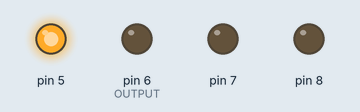
This sketch was run on a simulated Arduino Uno, built with avr-gcc and run on an emulated ATmega328P. Shown: output pins drawn as LEDs (lit = HIGH).

Above: at 0.5 s.
At 2.5 s:
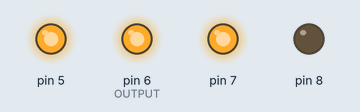
At 3.5 s:
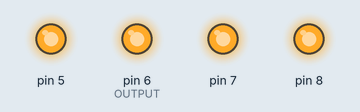
At 16.9 s:
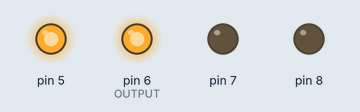
Timing chart, 0 to 17.7 s (numbered marks = the images above):
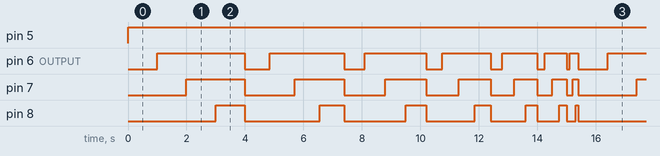

The sketch:

ARDUINO_DigitalOutput.ino
```cpp
//const int led1=6, led2=7, led3=8;
int delayValue=1000;

void setup() {
  pinMode(5, 1);
  pinMode(6, 1); //OUTPUT = 1 and INPUT = 0
  pinMode(7, OUTPUT);
  pinMode(8, OUTPUT);
}

void loop() {

      for (int i = 5; i <= 8; i++) {
      digitalWrite(i, 1);
      delay(delayValue);
    }
      for (int i = 6; i <= 8; i++) {
      digitalWrite(i, 0);
    }
    delayValue -= 150;

    if (delayValue <= 0) delayValue = 1000;
}
```

Measured:
- by itself, pin 5: LOW → HIGH at 0.00 s
- by itself, pin 7: repeats every 15.4 s: LOW 1.7 s, HIGH 1.7 s, LOW 1.4 s, HIGH 1.4 s, LOW 1.1 s, HIGH 1.1 s, LOW 0.80 s, HIGH 0.80 s, LOW 0.50 s, HIGH 0.50 s, LOW 0.20 s, HIGH 0.20 s, LOW 2.0 s, HIGH 2.0 s
- by itself, pin 8: repeats every 15.4 s: LOW 2.6 s, HIGH 0.85 s, LOW 2.1 s, HIGH 0.70 s, LOW 1.7 s, HIGH 0.55 s, LOW 1.2 s, HIGH 0.40 s, LOW 0.75 s, HIGH 0.25 s, LOW 0.30 s, HIGH 0.10 s, LOW 3.0 s, HIGH 1.0 s
